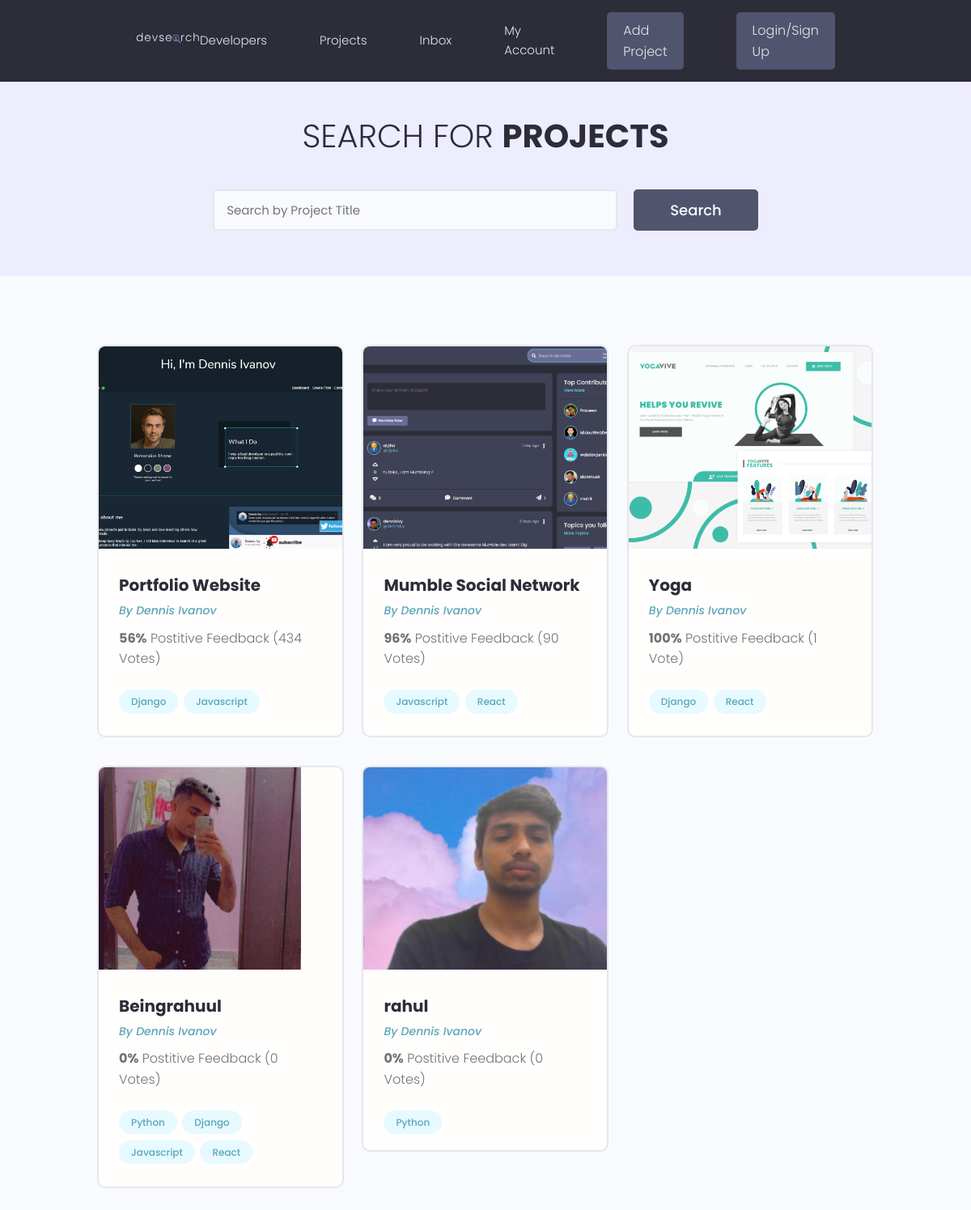
The page / on the database its author committed.
### projects/models.py (models this page shows, shortened)
class Project(models.Model):
    title = models.CharField(max_length=200)
    description = models.TextField(null=True, blank=True)
    featured_image = models.ImageField(null=True, blank=True, default='default.jpg')
    demo_link = models.CharField(max_length=2000, null=True, blank=True)
    source_link = models.CharField(max_length=2000, null=True, blank=True)
    tags = models.ManyToManyField('Tag', blank=True)
    vote_total = models.IntegerField(default=0, null=True, blank=True)
    vote_ratio = models.IntegerField(default=0, null=True, blank=True)
    created = models.DateTimeField(auto_now_add=True)
    id = models.UUIDField(default=uuid.uuid4, unique=True,
                          primary_key=True, editable=False)

class Tag(models.Model):
    Name = models.CharField(max_length=200)
    created = models.DateTimeField(auto_now_add=True)
    id = models.UUIDField(default=uuid.uuid4, unique=True,
                          primary_key=True, editable=False)
    def __str__(self):
        return self.Name

### projects/views.py (the view)
# urls.py: path('', include('projects.urls'))
def projects(request):
    projects = Project.objects.all()
    context = {
        'projects': projects,
    }
    return render(request, 'projects/projects.html', context=context)

### projects/templates/projects/projects.html (shortened to what this page needs)
{% extends 'main.html' %}
{% block content%}
  <main class="projects">
    <section class="hero-section text-center">
      <div class="container container--narrow">
        <div class="hero-section__box">
          <h2>Search for <span>Projects</span></h2>
        </div>
        <div class="hero-section__search">
          <form class="form" action="#" method="get">
            <div class="form__field">
              <input class="input input--text" id="formInput#search" type="text" name="text"
                placeholder="Search by Project Title" />
            </div>
            <input class="btn btn--sub btn--lg" type="submit" value="Search" />
          </form>
        </div>
      </div>
    </section>
    <section class="projectsList">
      <div class="container">
        <div class="grid grid--three">
        {% for project in projects %}
            <div class="column">
                <div class="card project">
                  <a href="{% url 'project' project.id %}" class="project">
                    <img class="project__thumbnail" src="{{project.featured_image.url}}" alt="project thumbnail" />
                    <div class="card__body">
                      <h3 class="project__title">{{project.title}}</h3>
                      <p><a class="project__author" href="{% url 'project' project.id %}">By Dennis Ivanov</a></p>
                      <p class="project--rating">
                        <span style="font-weight: bold;">{{project.vote_ratio}}%</span> Postitive
                        Feedback ({{project.vote_total}} Vote{{project.vote_total|pluralize:"s"}})
                      </p>
                      <div class="project__tags">
                    {% for tag in project.tags.all %}
                        <span class="tag tag--pill tag--main">
                          <small>{{tag}}</small>
                        </span>
                    {% endfor%}
                      </div>
                    </div>
                  </a>
                </div>
              </div>
        {% endfor %}
        </div>
      </div>
    </section>
  </main>
{% endblock content%}

### static/styles/app.css (style rules this page uses)
:root { --color-sub: #2d2d39; }
.btn--sub { background-color: var(--color-sub-light); }
.card { border: 2px solid var(--color-light); }
img { width: 100%; }
.hero-section { height: 40vh; display: flex; align-items: center; background-color: var(--color-sub); }
.hero-section__box { margin-bottom: 4rem; }
.hero-section__box > h2, .hero-section__box > h2 > span { font-size: 4rem; color: var(--color-light); line-height: 1.3; text-transform: uppercase; }
.hero-section__box > h2 { font-weight: 300; }
.hero-section__box > h2 > span { font-weight: 700; }
.hero-section__search > .form { display: flex; align-items: center; justify-content: center; gap: 2rem; }
.hero-section__search > .form input.input--text { width: 50rem; }
.project__author { font-size: 1.4rem; font-style: italic; }
.project--rating { margin-bottom: 1.6em; margin-top: .5em; }
.projects > .hero-section { background: var(--color-sub-lighter); height: 30vh; }
.projects .hero-section__box { margin-bottom: 2.5rem; }
.projects .hero-section__box > h2 { color: var(--color-sub); }
.projects .hero-section__box > h2 > span { font-weight: 700; color: var(--color-sub); }
.projectsList { margin-top: 8rem; }
.project__thumbnail { height: 25rem; object-fit: cover; object-position: top center; }
.project__title { font-size: 2rem; font-weight: 700; color: var(--color-sub); }

### static/uikit/styles/modules/_variables.css (style rules this page uses)
:root { --color-main: #5aa5b9; --color-main-light: #e6faff; --color-sub: #3f4156; --color-sub-light: #51546e; --color-sub-lighter: #ededfd; --color-text: #737373; --color-gray: #8b8b8b; --color-light: #e5e7eb; --color-light-gray: #767676; --color-bg: #f8fafd; --color-white: #fffefd; --color-white-light: #f3f3f3; --color-success: #359e64; --color-success-bg: #def8e8; --color-error: #fc4b0b; --color-error-bg: #fff2ee; --font-base: 'Poppins', arial, helvetica, 'Segoe UI', roboto, ubuntu, sans-serif; --font-monospace: 'Fira Code', 'Courier New', courier, monospace; --font-regular: 300; --font-medium: 500; --font-bold: 700; --generic-shadow: 1px 1px 5px #00000010; --generic-transition: all 0.3s ease-in-out; }

### static/uikit/styles/modules/_base.css (style rules this page uses)
* { margin: 0; padding: 0; box-sizing: border-box; text-rendering: optimizeLegibility; color: inherit; font-size: inherit; }
html { font-size: 50%; }
@media only screen and (min-width: 480px) { html { font-size: 56.25%; } }
@media only screen and (min-width: 1200px) { html { font-size: 62.5%; } }
body { line-height: 1.6; font-weight: 400; font-size: 1.5rem; color: var(--color-text); background-color: var(--color-bg); min-height: 100vh; }

### static/uikit/styles/modules/_typography.css (style rules this page uses)
* { font-family: var(--font-base); }
h2 { font-size: 3.6rem; font-weight: var(--font-bold); }
h3 { font-size: 3.2rem; font-weight: var(--font-medium); }
p, span, strong { font-size: 1.6rem; color: var(--color-text); font-weight: var(--font-regular); }
a { padding-bottom: 2px; text-decoration: none; display: inline-block; color: var(--color-main); font-weight: var(--font-medium); }

### static/uikit/styles/modules/_utilities.css (style rules this page uses)
.container { width: 92%; max-width: 165rem; margin: 0 auto; box-sizing: border-box; }
.container--narrow { width: 92%; max-width: 120rem; }
@media screen and (min-width: 1000px) { .container { width: 90%; } }
@media screen and (min-width: 1000px) { .container--narrow { width: 85%; } }
@media screen and (min-width: 1200px) { .container { width: 80%; } }
@media screen and (min-width: 1200px) { .container--narrow { width: 72%; } }
.text-center { text-align: center; }

### static/uikit/styles/modules/_button.css (style rules this page uses)
.btn { display: inline-block; position: relative; cursor: pointer; background-color: var(--color-light); font-weight: var(--font-medium); color: var(--color-sub); text-decoration: none; padding: 1rem 2rem; border-radius: 0.5rem; border: none; width: -webkit-fit-content; width: -moz-fit-content; width: fit-content; height: -webkit-fit-content; height: -moz-fit-content; height: fit-content; font-size: 1.6rem; outline-width: 0; outline-color: transparent; -webkit-backface-visibility: hidden; backface-visibility: hidden; transition: all 0.3s ease-in-out; }
.btn--sub { background-color: var(--color-sub); color: var(--color-white); }
.btn--lg { font-size: 1.8rem; padding: 1.2rem 4.5rem; }

### static/uikit/styles/modules/_card.css (style rules this page uses)
.card { border-radius: 1rem; background-color: var(--color-white); border: 1.5px solid var(--color-light); width: auto; height: auto; margin-top: 0.5rem; margin-bottom: 0.5rem; overflow: hidden; }
.card__body, .card__header { padding: 2rem 2.5rem; }

### rows shown on the page
Project: featured_image (picture), title "Portfolio Website", vote_ratio "56", vote_total "434"
Tag: Name "Django"
Tag: Name "Javascript"
Project: featured_image (picture), title "Mumble Social Network", vote_ratio "96", vote_total "90"
Tag: Name "React"
Project: featured_image (picture), title "Yoga", vote_ratio "100", vote_total "1"
Project: featured_image (picture), title "Beingrahuul", vote_ratio "0", vote_total "0"
Tag: Name "Python"
Project: featured_image (picture), title "rahul", vote_ratio "0", vote_total "0"
